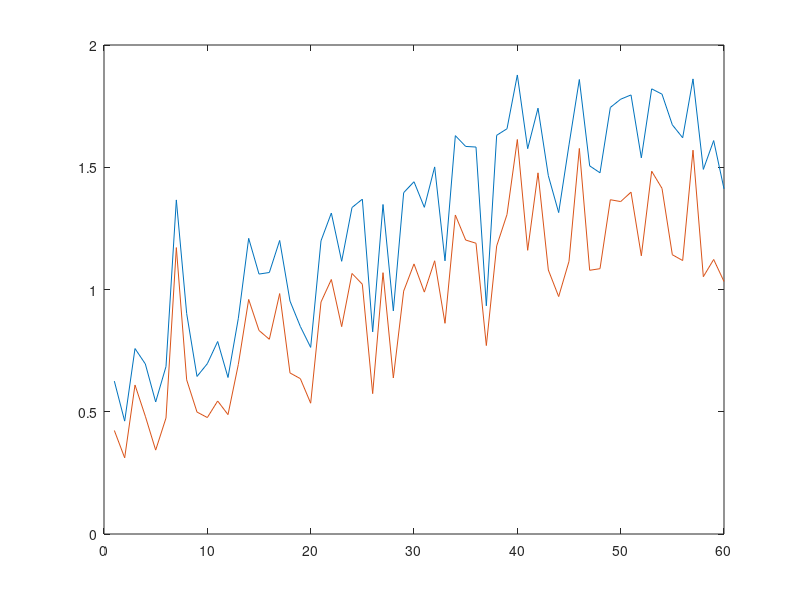
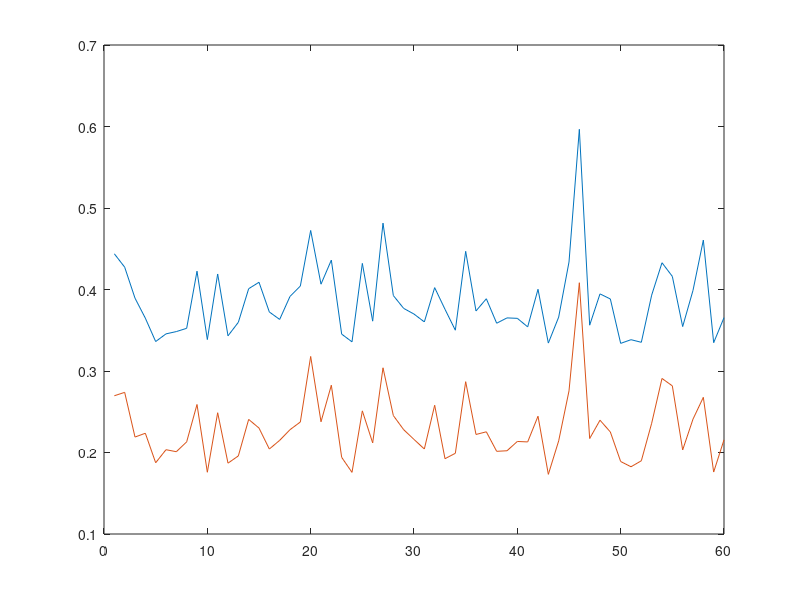

MATLAB code for these plots, in order:
clc;
clear;
close all;
rmse=[0.6252502178952868, 0.46172748370228844, 0.7584730592493418, 0.6954924532729754, 0.5400547901367415, 0.6850794750247738, 1.3663866585864117, 0.9018856058006012, 0.6443789215412562, 0.6966068136667259, 0.787330842393988, 0.6400887640850275, 0.8822128825196435, 1.209305333932835, 1.0631365271856674, 1.0695008033225104, 1.2005988017792881, 0.952633340068009, 0.8488127031606233, 0.7632299056495813, 1.1992388298018628, 1.3127575122165718, 1.1153689435217073, 1.3352767916707198, 1.3694312294680706, 0.8267055077682752, 1.3477666395006151, 0.9126116331610928, 1.3960886147718974, 1.440793369739915, 1.33610216877078, 1.5013655169127722, 1.1172865176836495, 1.629307759151902, 1.585175053770271, 1.5826405046711514, 0.933278529369017, 1.6306313726520696, 1.6574444332561091, 1.877468391690815, 1.5760406477328794, 1.7417123599956303, 1.4654440501741013, 1.3146283286606484, 1.591590989728773, 1.8589162180398364, 1.5057095107972027, 1.4773420264255712, 1.7445551090342895, 1.7782750634559334, 1.7958159933411044, 1.5384838739937903, 1.8206839121156957, 1.7989315703197255, 1.6734670741498172, 1.6207119043884286, 1.861350540714645, 1.4912470705142669, 1.6091381750575717, 1.4118269641906531]; 
mae=[0.42340532, 0.31159908, 0.60938215, 0.4816356, 0.34314007, 0.47456628, 1.1714671, 0.630489, 0.49876806, 0.47629666, 0.54400975, 0.48827207, 0.69378746, 0.95940626, 0.83254325, 0.7964265, 0.98334575, 0.6587256, 0.6354292, 0.53497404, 0.9487592, 1.0410104, 0.8480834, 1.0655582, 1.0216192, 0.57411367, 1.0688374, 0.6382654, 0.99346745, 1.1046587, 0.989334, 1.1175343, 0.8617692, 1.3046594, 1.2023264, 1.1892233, 0.7707646, 1.1780127, 1.3068047, 1.6135458, 1.1603388, 1.4771391, 1.0797913, 0.97109056, 1.1152146, 1.5769684, 1.0786015, 1.0851444, 1.3671933, 1.359608, 1.3981289, 1.1378757, 1.4838204, 1.4135383, 1.1422092, 1.1184942, 1.569818, 1.0523984, 1.1228714, 1.0327251];
plot(rmse);
hold on;
plot(mae);
rmse_2=[0.4438024818923904, 0.4274281141285603, 0.3893782173440188, 0.36483340769450856, 0.33614928201317584, 0.3455529829809757, 0.34837868454965626, 0.3523800668375829, 0.4224686860437836, 0.33857377951488715, 0.41904553190579563, 0.3431568446781684, 0.35974785908956025, 0.400971117461146, 0.4088794271193872, 0.3724224596797194, 0.3632754868901383, 0.3915282487616462, 0.40426084569820964, 0.472450889553097, 0.40652242109652376, 0.4360832025557038, 0.3452730359099826, 0.3357873403601286, 0.43203606766675584, 0.36116005365135134, 0.48145114670752703, 0.39259518638468927, 0.3768290577431802, 0.36987675328175956, 0.36022831326184795, 0.402300174908952, 0.37570578993218834, 0.3500747779595951, 0.44683207192338364, 0.37367160274711836, 0.3886429090584977, 0.35862327819788503, 0.3651597461851368, 0.3646225930828574, 0.3541551569396105, 0.40026053199278294, 0.33426890606362736, 0.3661025637169323, 0.43374562395950017, 0.596550310908585, 0.3562237821936849, 0.3946260017452388, 0.38838090980018747, 0.33390360965497046, 0.3384145962827867, 0.33521932528586806, 0.39309449658215684, 0.43283638664461777, 0.41608947671492974, 0.3545070676596736, 0.39892660301992316, 0.460628405885773, 0.33476684329724826,0.365457];
mae_2=[0.26962012, 0.2737926, 0.21896985, 0.22361735, 0.18741672, 0.20344171, 0.2009695, 0.21307404, 0.25891688, 0.17577328, 0.24879113, 0.1869261, 0.19580477, 0.24061348, 0.22999242, 0.20425245, 0.2149193, 0.22799204, 0.23743275, 0.3178454, 0.23770618, 0.28256524, 0.19408545, 0.17561936, 0.25109586, 0.2117763, 0.30393615, 0.24533516, 0.22801633, 0.2160404, 0.2043004, 0.2579815, 0.19240375, 0.19902392, 0.28689918, 0.22213401, 0.22539313, 0.20145413, 0.20213771, 0.21353921, 0.21298246, 0.24451432, 0.1731834, 0.21424985, 0.27559233, 0.40831095, 0.21715492, 0.23963767, 0.22520171, 0.18893737, 0.1825112, 0.18983908, 0.23591053, 0.29086432, 0.28174675, 0.20315646, 0.24096012, 0.26769543, 0.17600875, 0.21555];
figure;
plot(rmse_2);
hold on;
plot(mae_2)